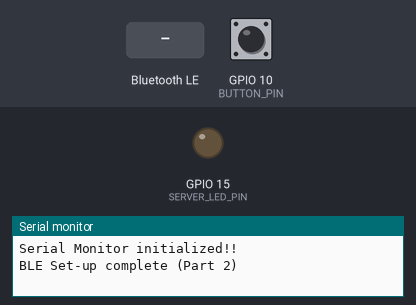
The program below on a simulated ESP32-C6. On the bench: output pins drawn as LEDs (lit = HIGH), the last lines printed to the serial monitor. Inputs (shaded band) come from the test bench; at power-on: GPIO 10 (BUTTON_PIN) HIGH. Nothing arrives over Bluetooth unless stated; a phone connects over Bluetooth LE 3 s after start.

Above: at 1.2 s.
1.3 s: Bluetooth LE write "1" received
At 2.0 s:
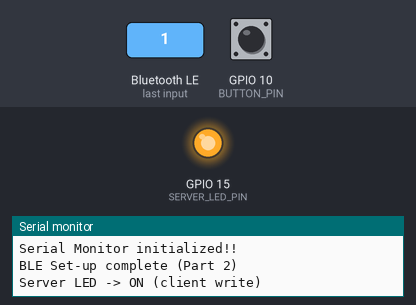
7.4 s: Bluetooth LE write "0" received
At 7.7 s:
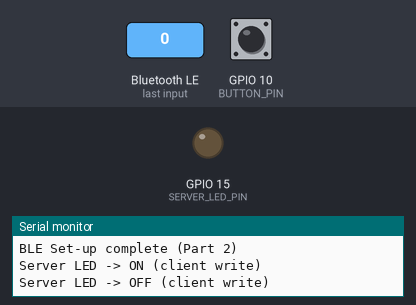
Timing chart, 0 to 9.9 s (numbered marks = the images above; inputs shaded):
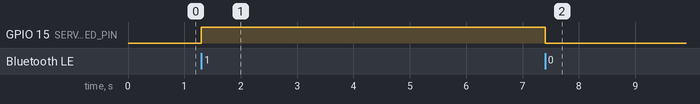

Measured:
- after the input at 1.3 s, GPIO 15 (SERVER_LED_PIN): LOW → HIGH at once
- after the input at 7.4 s, GPIO 15 (SERVER_LED_PIN): HIGH → LOW at once

The program:

main.cpp
```cpp
/**
 * Part 2 of Bluetooth portion of ECE4180 Lab 3
 * BLE Server broadcasts a custom message when a pushbutton is pressed
 */
#include <Arduino.h>
#include <BLEDevice.h>
#include <BLEUtils.h>
#include <BLEServer.h>


#define SERVICE_UUID        "c83086a7-ae34-49e0-8bfd-b399b8a97843"
#define CHARACTERISTIC_UUID "6b055572-1602-4d75-a4d8-e40c836bb901"
#define MESSAGE_CHARACTERISTIC_UUID "a3b25c72-6f6d-4b02-9557-921f8b3e4a11"


BLECharacteristic *pCharacteristic;
BLECharacteristic *pMessageCharacteristic;


#define BUTTON_PIN 10
#define SERVER_LED_PIN 15
bool buttonState = HIGH;

void setup() {
  Serial.begin(115200);
  Serial.println("Serial Monitor initialized!!");


  pinMode(BUTTON_PIN, INPUT_PULLUP);
  pinMode(SERVER_LED_PIN, OUTPUT);
  digitalWrite(SERVER_LED_PIN, LOW);


  BLEDevice::init("Matt's ESP Controller");
  BLEServer *pServer = BLEDevice::createServer();
  BLEService *pService = pServer->createService(SERVICE_UUID);

  // --- message characteristic (READ | WRITE | NOTIFY) ---
pMessageCharacteristic = pService->createCharacteristic(
  MESSAGE_CHARACTERISTIC_UUID,
  BLECharacteristic::PROPERTY_READ |
  BLECharacteristic::PROPERTY_WRITE |
  BLECharacteristic::PROPERTY_NOTIFY
);
pMessageCharacteristic->setValue("Server ready");

  // Print anything the client writes to this message characteristic
  class MsgCallbacks : public BLECharacteristicCallbacks {
    void onWrite(BLECharacteristic *c) override {
      String s = c->getValue();            // Arduino String (avoids std::string issue)
      if (s.length()) {
        Serial.print("[Client -> Server] ");
        Serial.println(s);
        // Echo it back to all subscribers so both serial monitors see it
        c->setValue(s.c_str());
        c->notify();
      }
    }
  };
  pMessageCharacteristic->setCallbacks(new MsgCallbacks());


  pCharacteristic = pService->createCharacteristic(
    CHARACTERISTIC_UUID,
    BLECharacteristic::PROPERTY_READ |
    BLECharacteristic::PROPERTY_NOTIFY |
    BLECharacteristic::PROPERTY_WRITE
  );
  pCharacteristic->setValue("Button state: RELEASED");

  class CharCallbacks : public BLECharacteristicCallbacks {
    void onWrite(BLECharacteristic *c) override {
      String v = c->getValue();          // <-- returns Arduino String
      if (v.length() > 0) {
        char b = v.charAt(0);            // first byte written
        if (b == '1') {
          digitalWrite(SERVER_LED_PIN, HIGH);
          Serial.println("Server LED -> ON (client write)");
        } else if (b == '0') {
          digitalWrite(SERVER_LED_PIN, LOW);
          Serial.println("Server LED -> OFF (client write)");
        }
      }
    }
  };
  pCharacteristic->setCallbacks(new CharCallbacks());


  pService->start();
  BLEAdvertising *pAdvertising = BLEDevice::getAdvertising();
  pAdvertising->addServiceUUID(SERVICE_UUID);
  pAdvertising->setScanResponse(true);
  pAdvertising->setMinPreferred(0x06);
  BLEDevice::startAdvertising();

  Serial.println("BLE Set-up complete (Part 2)");
}

void loop() {

  if (Serial.available()) {
    String line = Serial.readStringUntil('\n');
    line.trim();
    if (line.length()) {
      pMessageCharacteristic->setValue(line.c_str());
      pMessageCharacteristic->notify();
      Serial.print("[Server -> Client] ");
      Serial.println(line);
    }
  }
  int current = digitalRead(BUTTON_PIN);
  if (current != buttonState) {
    buttonState = current;

    if (buttonState == LOW) {
      uint8_t value = '1';
      pCharacteristic->setValue(&value, 1);
      pCharacteristic->notify();
      Serial.println("Button pressed -> sent 1");
    } else {
      uint8_t value = '0';
      pCharacteristic->setValue(&value, 1);
      pCharacteristic->notify();
      Serial.println("Button released -> sent 0");
    }
  }
  delay(10);
}
```
